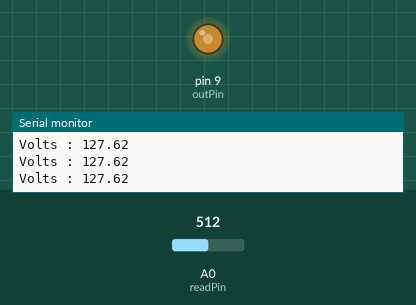
Recording of a sketch running on a simulated Arduino Uno, built with avr-gcc and run on an emulated ATmega328P. On the bench: output pins drawn as LEDs (lit = HIGH), the last lines printed to the serial monitor. The test bench sets the inputs (shaded band); at power-on: A0 (readPin) = 512.

Above: at 1.3 s.
1.4 s: A0 (readPin) set to 716
At 2.5 s:
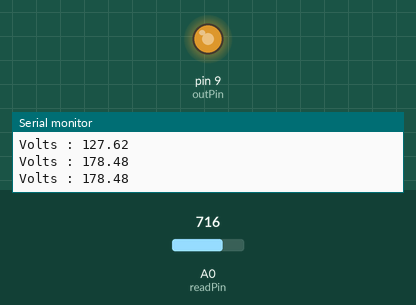
3.0 s: A0 (readPin) set to 900
At 3.7 s:
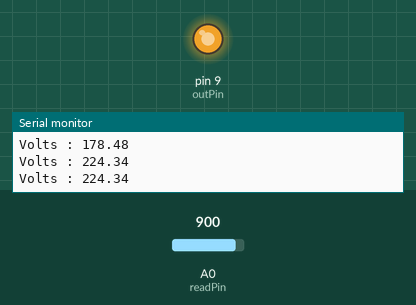
4.5 s: A0 (readPin) set to 122
At 4.9 s:
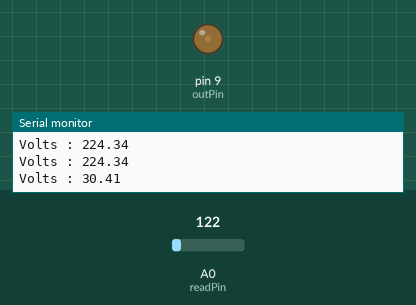
6.0 s: A0 (readPin) set to 0
At 7.2 s:
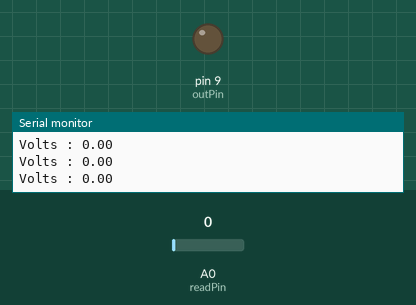
7.5 s: A0 (readPin) set to 511
At 8.5 s:
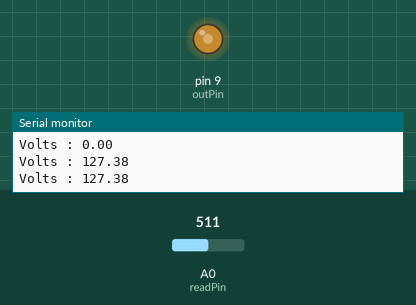
Timing chart, 0 to 10.0 s (numbered marks = the images above; inputs shaded):
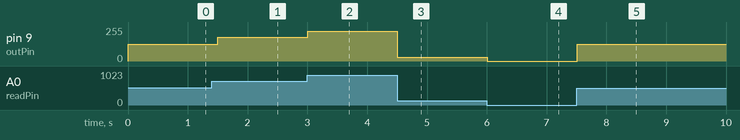

Measured:
- after the input at 1.4 s, pin 9 (outPin): 127/255 → 178/255 after 0.10 s
- after the input at 3.0 s, pin 9 (outPin): 178/255 → 224/255 at once
- after the input at 4.5 s, pin 9 (outPin): 224/255 → 30/255 at once
- after the input at 6.0 s, pin 9 (outPin): 30/255 → 0/255 at once
- after the input at 7.5 s, pin 9 (outPin): 0/255 → 127/255 at once

The sketch:

dimmerLED.ino
```cpp
int readPin = A0;
int outPin = 9;
float readVal;
float V = 0;
int delayTime = 500;
float inputV = 0;

void setup() {
  // put your setup code here, to run once:
  pinMode(readPin, INPUT);
  pinMode(outPin, OUTPUT);
  Serial.begin(9600);
}

void loop() {
  // put your main code here, to run repeatedly:
  readVal = analogRead(readPin);
  V = (255/1023.0)*readVal;

  analogWrite(outPin, V);

  Serial.print("Volts : ");
  Serial.println(V);
  delay(delayTime);

}
```
